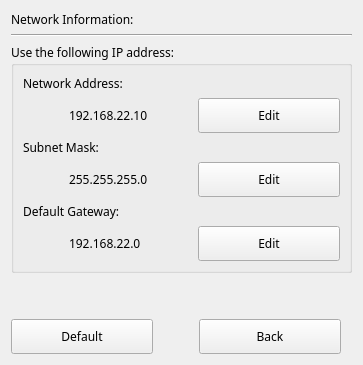
         <widget class="QWidget" name="pageNetwork">
          <property name="font">
           <font>
            <family>文泉驿等宽微米黑</family>
           </font>
          </property>
          <layout class="QVBoxLayout" name="verticalLayout_3">
           <item>
            <widget class="QLabel" name="labelNetworkOperationTitle">
             <property name="font">
              <font>
               <family>文泉驿等宽微米黑</family>
               <weight>50</weight>
               <bold>false</bold>
              </font>
             </property>
             <property name="text">
              <string>Network Information:</string>
             </property>
            </widget>
           </item>
           <item>
            <widget class="Line" name="line">
             <property name="orientation">
              <enum>Qt::Horizontal</enum>
             </property>
            </widget>
           </item>
           <item>
            <layout class="QHBoxLayout" name="horizontalLayout_13">
             <item>
              <widget class="QGroupBox" name="groupBoxIPSetting">
               <property name="font">
                <font>
                 <family>文泉驿等宽微米黑</family>
                </font>
               </property>
               <property name="title">
                <string>Use the following IP address:</string>
               </property>
               <layout class="QGridLayout" name="gridLayout_7">
                <item row="6" column="1">
                 <widget class="QLabel" name="labelGateway">
                  <property name="sizePolicy">
                   <sizepolicy hsizetype="Expanding" vsizetype="Preferred">
                    <horstretch>0</horstretch>
                    <verstretch>0</verstretch>
                   </sizepolicy>
                  </property>
                  <property name="font">
                   <font>
                    <family>文泉驿等宽微米黑</family>
                   </font>
                  </property>
                  <property name="text">
                   <string>192.168.22.0</string>
                  </property>
                 </widget>
                </item>
                <item row="1" column="1" colspan="2">
                 <widget class="QLabel" name="labelNetworkAddress">
                  <property name="sizePolicy">
                   <sizepolicy hsizetype="Expanding" vsizetype="Preferred">
                    <horstretch>0</horstretch>
                    <verstretch>0</verstretch>
                   </sizepolicy>
                  </property>
                  <property name="font">
                   <font>
                    <family>文泉驿等宽微米黑</family>
                   </font>
                  </property>
                  <property name="text">
                   <string>192.168.22.10</string>
                  </property>
                 </widget>
                </item>
                <item row="3" column="1">
                 <widget class="QLabel" name="labelSubnetMask">
                  <property name="sizePolicy">
                   <sizepolicy hsizetype="Expanding" vsizetype="Preferred">
                    <horstretch>0</horstretch>
                    <verstretch>0</verstretch>
                   </sizepolicy>
                  </property>
                  <property name="font">
                   <font>
                    <family>文泉驿等宽微米黑</family>
                   </font>
                  </property>
                  <property name="text">
                   <string>255.255.255.0</string>
                  </property>
                 </widget>
                </item>
                <item row="1" column="0">
                 <spacer name="horizontalSpacer_11">
                  <property name="orientation">
                   <enum>Qt::Horizontal</enum>
                  </property>
                  <property name="sizeType">
                   <enum>QSizePolicy::Fixed</enum>
                  </property>
                  <property name="sizeHint" stdset="0">
                   <size>
                    <width>40</width>
                    <height>20</height>
                   </size>
                  </property>
                 </spacer>
                </item>
                <item row="3" column="0">
                 <spacer name="horizontalSpacer_12">
                  <property name="orientation">
                   <enum>Qt::Horizontal</enum>
                  </property>
                  <property name="sizeType">
                   <enum>QSizePolicy::Fixed</enum>
                  </property>
                  <property name="sizeHint" stdset="0">
                   <size>
                    <width>40</width>
                    <height>20</height>
                   </size>
                  </property>
                 </spacer>
                </item>
                <item row="6" column="0">
                 <spacer name="horizontalSpacer_13">
                  <property name="orientation">
                   <enum>Qt::Horizontal</enum>
                  </property>
                  <property name="sizeType">
                   <enum>QSizePolicy::Fixed</enum>
                  </property>
                  <property name="sizeHint" stdset="0">
                   <size>
                    <width>40</width>
                    <height>20</height>
                   </size>
                  </property>
                 </spacer>
                </item>
                <item row="0" column="0" colspan="4">
                 <widget class="QLabel" name="labelNetworkAddressTitle">
                  <property name="font">
                   <font>
                    <family>文泉驿等宽微米黑</family>
                    <weight>50</weight>
                    <bold>false</bold>
                   </font>
                  </property>
                  <property name="text">
                   <string>Network Address:</string>
                  </property>
                 </widget>
                </item>
                <item row="2" column="0" colspan="4">
                 <widget class="QLabel" name="labelSubnetMaskTitle">
                  <property name="font">
                   <font>
                    <family>文泉驿等宽微米黑</family>
                    <weight>50</weight>
                    <bold>false</bold>
                   </font>
                  </property>
                  <property name="text">
                   <string>Subnet Mask:</string>
                  </property>
                 </widget>
                </item>
                <item row="5" column="0" colspan="2">
                 <widget class="QLabel" name="labelGatewayTitle">
                  <property name="font">
                   <font>
                    <family>文泉驿等宽微米黑</family>
                    <weight>50</weight>
                    <bold>false</bold>
                   </font>
                  </property>
                  <property name="text">
                   <string>Default Gateway:</string>
                  </property>
                 </widget>
                </item>
                <item row="1" column="3">
                 <widget class="QPushButton" name="buttonNetworkAddress">
                  <property name="minimumSize">
                   <size>
                    <width>142</width>
                    <height>35</height>
                   </size>
                  </property>
                  <property name="maximumSize">
                   <size>
                    <width>142</width>
                    <height>16777215</height>
                   </size>
                  </property>
                  <property name="focusPolicy">
                   <enum>Qt::NoFocus</enum>
                  </property>
                  <property name="text">
                   <string>Edit</string>
                  </property>
                 </widget>
                </item>
                <item row="3" column="3">
                 <widget class="QPushButton" name="buttonSubnetMask">
                  <property name="minimumSize">
                   <size>
                    <width>142</width>
                    <height>35</height>
                   </size>
                  </property>
                  <property name="maximumSize">
                   <size>
                    <width>142</width>
                    <height>16777215</height>
                   </size>
                  </property>
                  <property name="focusPolicy">
                   <enum>Qt::NoFocus</enum>
                  </property>
                  <property name="text">
                   <string>Edit</string>
                  </property>
                 </widget>
                </item>
                <item row="6" column="3">
                 <widget class="QPushButton" name="buttonGateway">
                  <property name="minimumSize">
                   <size>
                    <width>142</width>
                    <height>35</height>
                   </size>
                  </property>
                  <property name="maximumSize">
                   <size>
                    <width>142</width>
                    <height>16777215</height>
                   </size>
                  </property>
                  <property name="focusPolicy">
                   <enum>Qt::NoFocus</enum>
                  </property>
                  <property name="text">
                   <string>Edit</string>
                  </property>
                 </widget>
                </item>
               </layout>
              </widget>
             </item>
            </layout>
           </item>
           <item>
            <spacer name="verticalSpacer_7">
             <property name="orientation">
              <enum>Qt::Vertical</enum>
             </property>
             <property name="sizeHint" stdset="0">
              <size>
               <width>20</width>
               <height>40</height>
              </size>
             </property>
            </spacer>
           </item>
           <item>
            <layout class="QHBoxLayout" name="horizontalLayout_14">
             <property name="rightMargin">
              <number>11</number>
             </property>
             <item>
              <widget class="QPushButton" name="buttonNetworkDefault">
               <property name="minimumSize">
                <size>
                 <width>142</width>
                 <height>35</height>
                </size>
               </property>
               <property name="focusPolicy">
                <enum>Qt::NoFocus</enum>
               </property>
               <property name="text">
                <string>Default</string>
               </property>
              </widget>
             </item>
             <item>
              <spacer name="horizontalSpacer_16">
               <property name="orientation">
                <enum>Qt::Horizontal</enum>
               </property>
               <property name="sizeHint" stdset="0">
                <size>
                 <width>40</width>
                 <height>20</height>
                </size>
               </property>
              </spacer>
             </item>
             <item>
              <widget class="QPushButton" name="buttonNetworkBack">
               <property name="minimumSize">
                <size>
                 <width>142</width>
                 <height>35</height>
                </size>
               </property>
               <property name="focusPolicy">
                <enum>Qt::NoFocus</enum>
               </property>
               <property name="text">
                <string>Back</string>
               </property>
              </widget>
             </item>
            </layout>
           </item>
          </layout>
         </widget>
